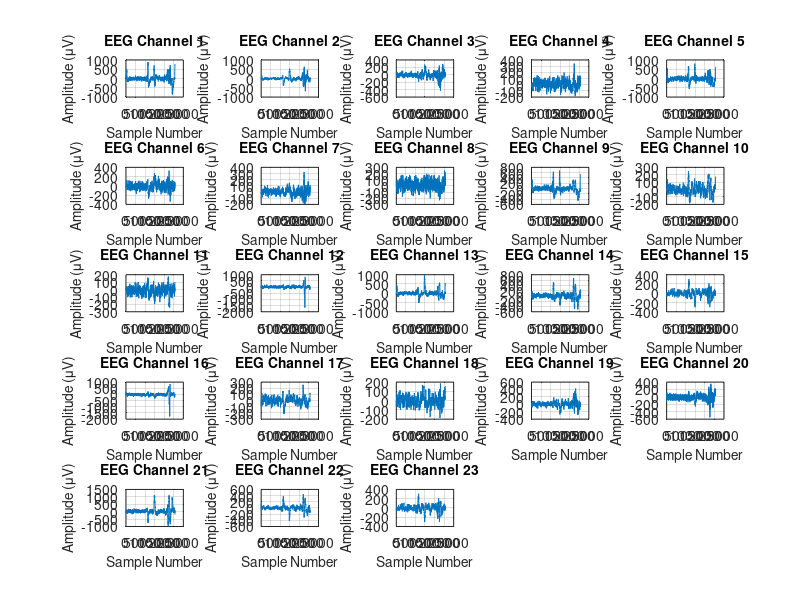

This chart was generated by the following MATLAB code: (Note: this script raises an error after producing the figure.)
% Load EEG data
data = load('chb01_02_edfm.mat'); 

eeg_signal = data.val;

% Get the number of channels in the EEG data
num_channels = size(eeg_signal, 1);

% Determine appropriate grid size
rows = ceil(sqrt(num_channels));  % Adjust rows dynamically
cols = ceil(num_channels / rows); % Adjust columns dynamically

% Plot each channel
figure;
for channel = 1:num_channels
    subplot(rows, cols, channel); % Create subplot
    plot(eeg_signal(channel, :)); % Plot the signal for the current channel
    title(['EEG Channel ' num2str(channel)], 'FontSize', 10); 
    xlabel('Sample Number', 'FontSize', 10); 
    ylabel('Amplitude (μV)', 'FontSize', 10); 
    grid on; 
end

% Add a global title to the figure
sgtitle('EEG Signals for All Channels', 'FontSize', 16);
